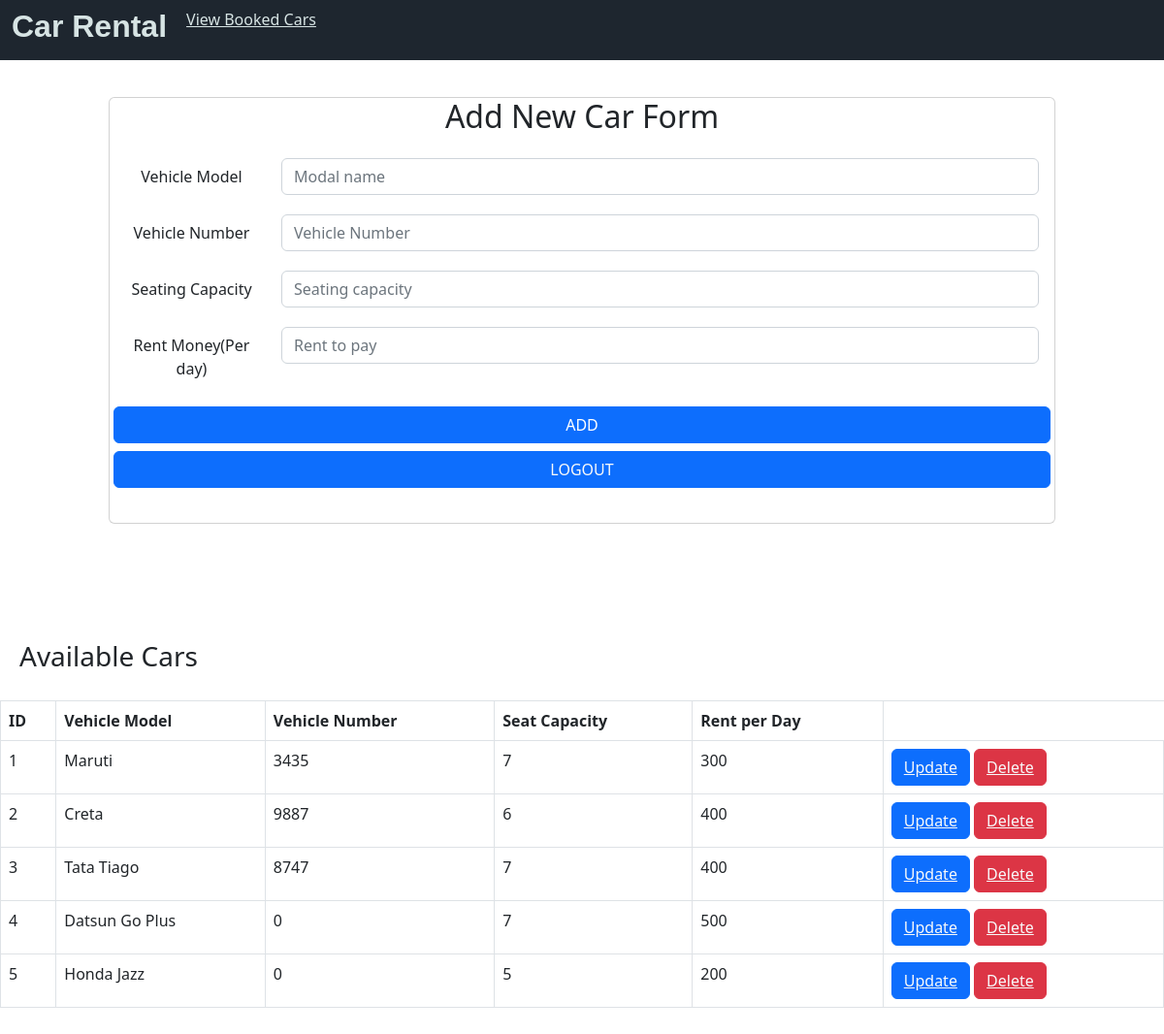
Page /agency/addNewCars.php on the committed database.
### tables this page shows
CREATE TABLE `cars` (
  `slno` int(100) NOT NULL,
  `model` varchar(100) NOT NULL,
  `number` int(100) NOT NULL,
  `seat` int(100) NOT NULL,
  `rent` int(100) NOT NULL
);

### agency/addNewCars.php (the view, shortened to what this page needs)
<!DOCTYPE html>
<html lang="en">
<head>
    <link rel="stylesheet" href="agency.css">
    <link href="https://cdn.jsdelivr.net/npm/bootstrap@5.2.0/dist/css/bootstrap.min.css" rel="stylesheet">
</head>
<body>
    <nav class="navbar fixed-top navbar-expand-md">
        <div class="container-fluid">
            <ul class="navbar-nav">
                <li class="nav-item" style="margin-right: 20px ;">
                    <h2 class="logo"> Car Rental </h2>
                </li>
                <li class="nav-item">
                    <a href="viewBookedCars.php" style="color: #d7e4e4; font-size:medium;">View Booked Cars</a>
                </li>
            </ul>
        </div>
    </nav>
    <div class="mainContainer">
        <div class="container" style="width: 1000px ; padding-top:100px;">
            <div class="card text-center">
                <h2 class="card-title">Add New Car Form</h2>
                <div class="card-body">
                    <form method="POST">
                        <div class="form-group row">
                            <label for="model" class="col-sm-2 col-form-label">Vehicle Model</label>
                            <div class="col-sm-10">
                                <input type="text" class="form-control" id="model" placeholder="Modal name" name="model" required>
                            </div>
                        </div>
                        <div class="form-group row">
                            <label for="number" class="col-sm-2 col-form-label">Vehicle Number</label>
                            <div class="col-sm-10">
                                <input type="text" class="form-control" id="number" placeholder="Vehicle Number" name="number" required>
                            </div>
                        </div>
                        <div class="form-group row">
                            <label for="seat" class="col-sm-2 col-form-label">Seating Capacity</label>
                            <div class="col-sm-10">
                                <input type="seat" class="form-control" id="seat" placeholder="Seating capacity" name="seat" required>
                            </div>
                        </div>
                        <div class="form-group row">
                            <label for="rent" class="col-sm-2 col-form-label">Rent Money(Per day)</label>
                            <div class="col-sm-10">
                                <input type="rent" class="form-control" id="rent" placeholder="Rent to pay" name="rent" required>
                            </div>
                        </div>
                        <div class="row mb-2 text-center">
                            <button type="submit" class="btn btn-primary">ADD</button>
                        </div>
                        <div class="row  text-center">
                            <a class="text-light btn btn-primary" href="../index.php">LOGOUT</a>
                        </div>
                    </form>
                </div>
            </div>
        </div>
        <div class="container2 " style="padding-bottom: 500px;">
            <h3 style="padding:20px;">Available Cars </h3>
            <table class="table table-bordered">
                <thead class="thead-dark">
                    <tr>
                        <th scope="col">ID</th>
                        <th scope="col">Vehicle Model</th>
                        <th scope="col">Vehicle Number</th>
                        <th scope="col">Seat Capacity</th>
                        <th scope="col">Rent per Day</th>
                    </tr>
                </thead>
                <tbody>
                    <?php
                    include '../connection.php';
                    $sqlForView = "SELECT * FROM cars";
                    $result2 = mysqli_query($conn, $sqlForView);
                    while ($row = mysqli_fetch_assoc($result2)) {
                        echo ' <tr>
                        <td>' . $row["slno"] . '</td>
                <td>' . $row["model"] . '</td>
                <td>' . $row["number"] . '</td>
                <td>' . $row["seat"] . '</td>
                <td>' . $row["rent"] . '</td>
                <td><button class="btn btn-primary"><a href="update.php?updateId=' . $row["slno"] . ' " class="text-light">Update</a> </button>
                <button class="btn btn-danger"><a href="delete.php?deleteId=' . $row["slno"] . '" class="text-light">Delete</a>  </button></td>
                    </tr>';
                    }
                    ?>
                </tbody>
            </table>
        </div>
    </div>
</body>
</html>

### agency/agency.css (style rules this page uses)
.navbar { background-color: #1e262f; }
.logo { font-family: Arial, Helvetica, sans-serif; font-weight: bold; color: #d7e4e4; }
.container2 { margin-top: 100px; }
.row { margin: 20px; }

### rows in the picture
cars: slno "1", model "Maruti", number "3435", seat "7", rent "300"
cars: slno "2", model "Creta", number "9887", seat "6", rent "400"
cars: slno "3", model "Tata Tiago", number "8747", seat "7", rent "400"
cars: slno "4", model "Datsun Go Plus", number "0", seat "7", rent "500"
cars: slno "5", model "Honda Jazz", number "0", seat "5", rent "200"
